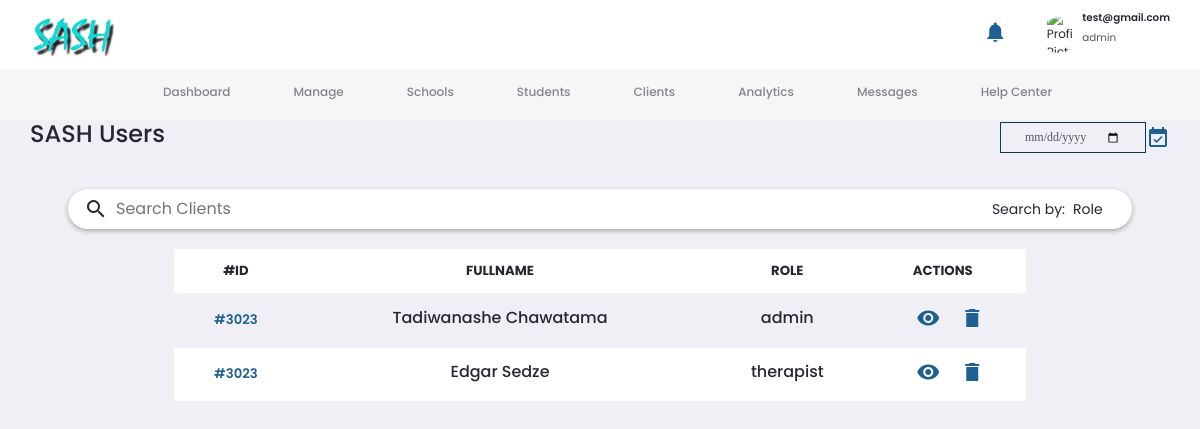
The app's page /users (signed in) with its own data.
### mainapp/models.py (models this page shows, shortened)
class User(db.Model, UserMixin):
    __tablename__ = 'users'
    id = db.Column(db.Integer, primary_key=True)
    firstname = db.Column(db.String(60), nullable=False)
    lastname = db.Column(db.String(60), nullable=False)
    date_of_birth = db.Column(db.DateTime, nullable=False, default=datetime.utcnow)
    gender = db.Column(db.String(60), nullable=False)
    phonenumber = db.Column(db.String(60), nullable=False)
    email = db.Column(db.String(120), nullable=False, unique=True)
    password = db.Column(db.String(120), nullable=False)
    address = db.Column(db.Text, nullable=False)
    role = db.Column(db.String(60), nullable=False)
    contract = db.Column(db.Integer, nullable=False, default=3)
    academic_transcripts = db.Column(db.String(20), nullable=False,  default="user.png")
    personal_doc = db.Column(db.String(20), nullable=False, default="user.png")
    profile_image = db.Column(db.String(20), nullable=False, default="user.png")
    clients = db.relationship('Client', backref='user_therapist', lazy=True)
    schools = db.relationship('School', backref='school_therapist', lazy=True)
    schoolssessions = db.relationship('SchoolSession', backref='session_therapist', lazy=True)
    clientsessions = db.relationship('ClientSession', backref='session_therapist', lazy=True)
    notification = db.relationship('Notifications', backref='user', lazy=True)

### mainapp/routes.py (the view)
@app.route('/users')
@login_required
def Users():
  all_users = User.query.all()
  return render_template('users.html', all_users=all_users)

### mainapp/models.py (called while the page is built)
@login_manager.user_loader
def load_user(user_id):
    return User.query.get(int(user_id))

### mainapp/templates/users.html (shortened to what this page needs)
{% extends "admin.html" %}
{% block title %}SASH Users{%endblock title%}
{% block content %}
  <div class="student_search">
    <div class="search-bar">
      <div>
        <span class="search-icon material-icons-sharp">search</span>
        <input type="search" id="searchclient" placeholder="Search Clients" class="search-input">
      </div>
      <div>
        <label for="searchbyclient" class="search-label">Search by:</label>
        <select name="searchbyclient" id="searchbyclient" class="search-select">
          <option value="all">Role</option>
        </select>
      </div>
    </div>
  </div>
  <table class="tbl-list">
    <thead>
        <tr>
            <th>#ID</th>
            <th> FULLNAME</th>
            <th class="tbl-collapse"> ROLE</th>
            <th> ACTIONS</th>
        </tr>
    </thead>
    <tbody>
      {% for user in all_users%}
      <tr>
        <td>#3023</td>
        <td>
              <h4>{{user.firstname}} {{user.lastname}}</h4>
        </td>
        <td class="tbl-collapse">
          <h4>{{user.role}}</h4>
        </td>
        <td>
          <div class="tbl-actions">
            <a href="{{url_for('userprofile', user_id = user.id)}}"><span class="material-icons">visibility</span></a>
            <a href=""><span class="material-icons-sharp">delete</span></a>
          </div>
        </td>
      </tr>
      {% endfor%}
    </tbody>
</table>
  {% endblock content%}

### mainapp/templates/admin.html (shortened to what this page needs)
<!DOCTYPE html>
<html lang="en" class="{{ 'dark-theme' if session.get('theme', 'light') == 'dark' else '' }}">
<head>
      <link href="https://cdn.jsdelivr.net/npm/bootstrap@5.0.2/dist/css/bootstrap.min.css" rel="stylesheet">
  <link rel="stylesheet" href="https://cdnjs.cloudflare.com/ajax/libs/font-awesome/6.2.0/css/all.min.css" />
  <link rel="stylesheet" href="{{url_for('static', filename='css/style.css')}}">
  <link rel="stylesheet" href="{{url_for('static', filename='css/admin.css')}}">
  <link rel="stylesheet" href="{{url_for('static', filename='css/other.css')}}">
</head>
<body>
  <nav>
    <div class="container">
      <img src="{{url_for('static', filename='images/sash.png')}}" alt="Logo" class="logo">
      <div class="profile-area">
        <div class="notify action-btn" id="notifications">
          <span class="material-icons">notifications</span>
          <span id="notification-badge-count" class="badge bg-error circle flex-center">10</span>
        </div>
        <div class="profile">
          <div class="profile-photo">
            <img src="{{profile_image}}" alt="Profile Picture">
          </div>
          <div>
            <h5>{{current_user.email}}</h5>
            <p>{{current_user.role}}</p>
          </div>
        </div>
      </div>
    </div>
  </nav>
  <main>
    <aside>
      <div class="sidebar">
        <a href="{{url_for('Home')}}" class="dash-section active" id="dashboard">
          <h4>Dashboard</h4>
        </a>
        <a href="{{url_for('manage')}}" class="dash-section" id="manage">
          <h4>Manage</h4>
        </a>
        <a href="{{url_for('schools')}}" class="dash-section" id="schools">
          <h4>Schools</h4>
        </a>
        <a href="{{url_for('students')}}" class="dash-section" id="students">
          <h4>Students</h4>
        </a>
        <a href="{{url_for('clients')}}" class="dash-section" id="users">
          <h4>Clients</h4>
        </a>
        <a href="{{url_for('analytics')}}" class="dash-section" id="analytics">
          <h4>Analytics</h4>
        </a>
        <a href="{{url_for('messages')}}" class="dash-section" id="messages">
          <h4>Messages</h4>
        </a>
        <a href="{{url_for('help_center')}}" class="dash-section" id="help-center">
          <h4>Help Center</h4>
        </a>
      </div>
    </aside>
    <section class="middle" id='middle'>
      <div class="header">
        <h1>{%block title%}Dashboard{%endblock title%}</h1>
        <div class="overview-date">
          <input type="date" title='date' value={{current_date}} readonly>
          <i class="material-icons" id="btn-all-sessions">event_available</i>
        </div>
      </div>
      <div class="middle-inner active" id="dashboard-content" >
        {% block content %}{% endblock content%}
      </div>
    </section>
  </main>
</body>
</html>

### mainapp/static/css/style.css (style rules this page uses)
:root { --primary-color:#1e6091; --secondary-color: #0b3954; }
* { box-sizing: border-box; margin: 0; padding: 0; }
body { font-family: 'Segoe UI', Tahoma, Geneva, Verdana, sans-serif; background: #333; }
a { text-decoration: none; margin-left: 15px; font-size: 1rem; cursor: pointer; }
.logo { width: 120px; height: auto; }
span { color: var(--primary-color); }
section { display: flex; flex-direction: column; align-items: center; justify-content: center; text-align: center; scroll-snap-align: center; }

### mainapp/static/css/other.css (style rules this page uses)
.header { display: flex; justify-content: space-between; align-items: center; margin-bottom: 20px; }
.header input[type="date"] { padding: 5px 10px; border: 1px solid var(--secondary-color); background: var(--primary-color); border-radius: 8px; }

### records on screen
User: email "test@gmail.com", role "admin", firstname "Tadiwanashe", lastname "Chawatama"
User: firstname "Edgar", lastname "Sedze", role "therapist"
